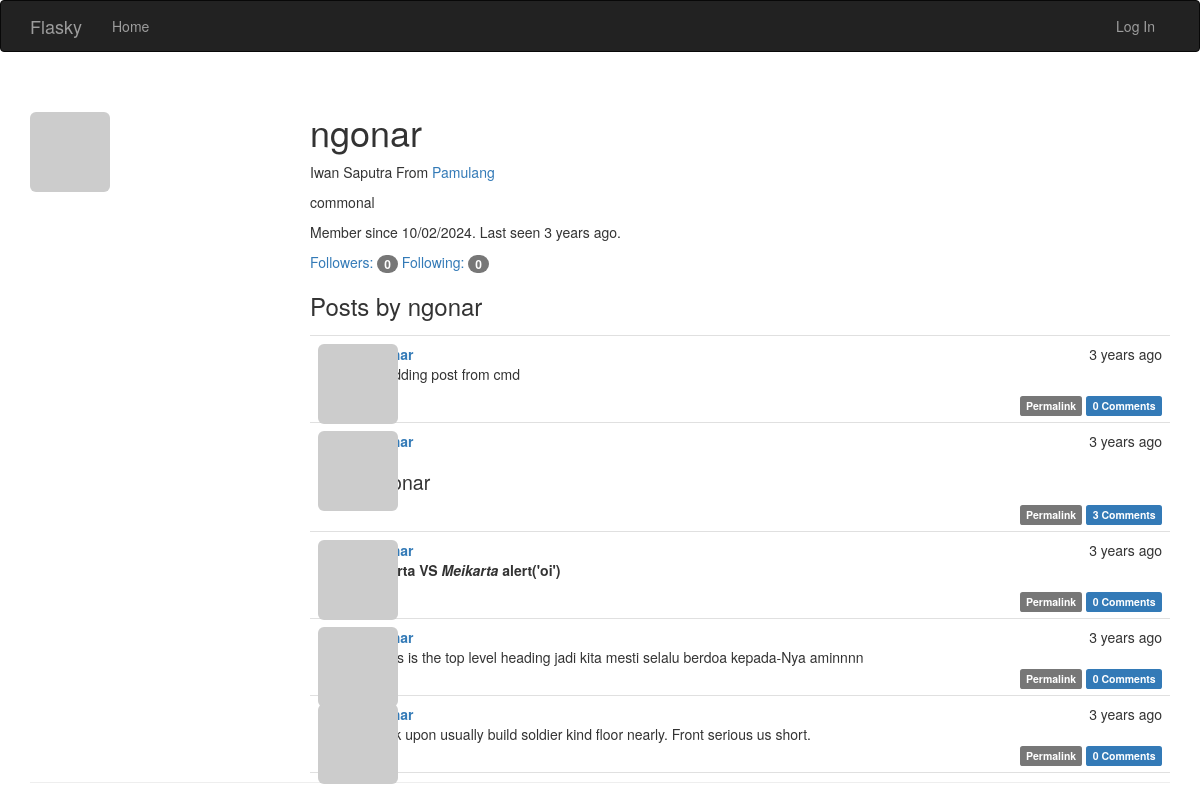
/user/ngonar, run on the app's committed database.
### app/models.py (models this page shows, shortened)
class User(UserMixin,db.Model):
    __tablename__ = 'users'
    id = db.Column(db.Integer, primary_key=True)
    username = db.Column(db.String(64), unique=True, index=True)
    role_id = db.Column(db.Integer, db.ForeignKey('roles.id'))
    password_hash = db.Column(db.String(128))
    email = db.Column(db.String(64), unique=True, index=True)
    confirmed = db.Column(db.Boolean, default=False)
    name = db.Column(db.String(64))
    location = db.Column(db.String(64))
    about_me = db.Column(db.Text())
    member_since = db.Column(db.DateTime(), default=datetime.utcnow)
    last_seen = db.Column(db.DateTime(), default=datetime.utcnow)
    avatar_hash = db.Column(db.String(32))
    posts = db.relationship('Post', backref='author', lazy='dynamic')
    comments = db.relationship('Comment', backref='author', lazy='dynamic')
    followed = db.relationship('Follow',
                               foreign_keys = [Follow.follower_id],
                               backref=db.backref('follower', lazy='joined'),
                               lazy='dynamic',
                               cascade='all, delete-orphan'
                               )
    followers = db.relationship('Follow',
                                foreign_keys = [Follow.followed_id],
                                backref=db.backref('followed', lazy='joined'),
                                lazy='dynamic',
                                cascade='all, delete-orphan'
                                )
    def gravatar(self, size=100, default='identicon', rating='g'):
        url = 'https://secure.gravatar.com/avatar'
        hash = self.avatar_hash or self.gravatar_hash()
        return '{url}/{hash}?s={size}&d={default}&r={rating}'.format(
            url=url, hash=hash, size=size, default=default, rating=rating)
    @property
    def password(self):
        raise AttributeError('password is not a readable attribute')
    def gravatar_hash(self):
        return hashlib.md5(self.email.lower().encode('utf-8')).hexdigest()

class Post(db.Model):
    __tablename__ = 'posts'
    id = db.Column(db.Integer, primary_key=True)
    body = db.Column(db.Text)
    body_html = db.Column(db.Text)
    timestamp = db.Column(db.DateTime, index=True, default=datetime.utcnow)
    author_id = db.Column(db.Integer, db.ForeignKey('users.id'))
    comments = db.relationship('Comment', backref='post', lazy='dynamic')

### app/main/views.py (the view)
@main.route('/user/<username>')
def user(username):
    user = User.query.filter_by(username=username).first()
    if user is None:
        abort(404)
    posts = user.posts.order_by(Post.timestamp.desc()).all()
    return render_template('user.html', user=user, posts=posts)

### app/auth/views.py (called while the page is built)
@auth.before_app_request
def before_request():
    if current_user.is_authenticated:
        current_user.ping()
        if not current_user.confirmed \
        and request.blueprint != 'auth' \
        and request.endpoint != 'static':
            return redirect(url_for('auth.unconfirmed'))

### app/main/__init__.py (called while the page is built)
@main.app_context_processor
def inject_permissions():
    return dict(Permission=Permission)

### app/main/views.py (called while the page is built)
@main.after_app_request
def after_request(response):
    for query in get_debug_queries():
        if query.duration >= current_app.config['FLASKY_SLOW_DB_QUERY_TIME']:
            current_app.logger.warning(
                'Slow query: %s\nParameters: %s\nDuration: %s\nContext:%s\n' %
                (query.statement, query.parameters, query.duration, query.context)
            )
    return response

### app/models.py (called while the page is built)
    def can(self, permissions):
        return False

    def is_administrator(self):
        return False

### app/templates/user.html (shortened to what this page needs)
{% extends "base.html" %}
{% block page_content %}
<div class="page-header">
    <img class="img-rounded profile-thumbnail" src="{{ user.gravatar(size=256) }}"/>
    <div class="profile-header">
        <h1>{{ user.username }}</h1>
        {% if user.name or user.location %}
        <p>
            {% if user.name %}{{ user.name }} {% endif %}
            {% if user.location %}
            From <a href="http://maps.google.com/?q={{ user.location }}">{{ user.location }}</a>
            {% endif %}
        </p>
        {% endif %}
        {% if user.about_me %}
        <p>{{ user.about_me }}</p>
        {% endif %}
        <p>
            Member since {{ moment(user.member_since).format('L') }}.
            Last seen {{ moment(user.last_seen).fromNow() }}.
        </p>
        <p>
            <a href="{{ url_for('.followers', username=user.username) }}">
                Followers: <span class="badge">{{ user.followers.count() }}</span>
            </a>
            <a href="{{ url_for('.followed_by', username=user.username) }}">
                Following: <span class="badge">{{ user.followed.count() }}</span>
            </a>
        </p>
        <h3>Posts by {{ user.username }}</h3>
        {% include '_posts.html' %}
    </div>
</div>
{% endblock %}

### app/templates/base.html (shortened to what this page needs)
{% extends "bootstrap/base.html" %}
{% block head %}
{{ super() }}
<link rel="stylesheet" type="text/css" href="{{ url_for('static', filename='styles.css') }}">
{% endblock %}
{% block navbar %}
<div class="navbar navbar-inverse" role="navigation">
    <div class="container">
        <div class="navbar-header">
            <a class="navbar-brand" href="/">Flasky</a></div>
        <div class="navbar-collapse collapse">
            <ul class="nav navbar-nav">
                <li><a href="/">Home</a></li>
            </ul>
            <ul class="nav navbar-nav navbar-right">
                {% if current_user.is_authenticated %}
                <li class="dropdown">
                    <a href="#" class="dropdown-toggle" data-toggle="dropdown">Account <b class="caret"></b></a>
                    <ul class="dropdown-menu">
                        <li><a href="{{ url_for('auth.change_password') }}">Change Password</a></li>
                        <li><a href="{{ url_for('auth.change_email_request') }}">Change Email</a></li>
                        <li><a href="{{ url_for('auth.logout')}}">Log Out</a></li>
                    </ul>
                </li>
                {% else %}
                <li><a href="{{ url_for('auth.login') }}">Log In</a></li>
                {% endif %}
            </ul>
        </div>
    </div>
</div>
{% endblock %}
{% block content %}
<div class="container">
    {% block page_content %} {%endblock%}
</div>
{% endblock %}

### app/templates/_posts.html (shortened to what this page needs)
<ul class="posts">
        {% for post in posts %}
        <li class="post">
            <div class="post-thumbnail">
                <a href="{{ url_for('.user', username=post.author.username) }}">
                    <img class="img-rounded profile-thumbnail" src="{{ post.author.gravatar(size=40) }}"/>
                </a>
            </div>
            <div class="post-content">
                <div class="post-date">{{ moment(post.timestamp).fromNow() }}</div>
                <div class="post-author">
                    <a href="{{ url_for('.user', username=post.author.username) }}">
                    </a>
                </div>
                <div class="post-body">
                    {% if post.body_html %}
                        {{ post.body_html | safe }}
                    {% else %}
                        {{ post.body }}
                    {% endif %}
                </div>
                <div class="post-footer">
                    <a href="{{ url_for('.post', id=post.id) }}">
                        <span class="label label-default">Permalink</span>
                    </a>
                    <a href="{{ url_for('.post', id=post.id) }}#comments">
                        <span class="label label-primary">{{ post.comments.count() }} Comments</span>
                    </a>
                </div>
            </div>
        </li>
        {% endfor %}
    </ul>

### app/static/styles.css (style rules this page uses)
.profile-thumbnail { position: absolute; }
.profile-header { min-height: 260px; margin-left: 280px; }
ul.posts { list-style-type: none; padding: 0px; margin: 16px 0px 0px 0px; border-top: 1px solid #e0e0e0; }
ul.posts li.post { padding: 8px; border-bottom: 1px solid #e0e0e0; }
div.post-date { float: right; }
div.post-author { font-weight: bold; }
div.post-thumbnail { position: absolute; }
div.post-content { margin-left: 48px; min-height: 48px; }
div.post-footer { text-align: right; }
.post-body h1 { font-size: 140%; }

### data on the page
User: username "ngonar", name "Iwan Saputra", location "Pamulang", about_me "commonal", member_since "10/02/2024", last_seen "3 years ago"
Post: timestamp "3 years ago", body_html "Im adding post from cmd", comments.count "0"
Post: timestamp "3 years ago", body_html "Ngonar", comments.count "3"
Post: timestamp "3 years ago", body_html "VS Meikarta alert('oi')", comments.count "0"
Post: timestamp "3 years ago", body "# This is the top level heading jadi kita mesti selalu berdoa kepada-Nya aminnnn", comments.count "0"
Post: timestamp "3 years ago", body "Week upon usually build soldier kind floor nearly. Front serious us short.", comments.count "0"

### other printed values
{{ user.followers.count() }} "0"
{{ user.followed.count() }} "0"
